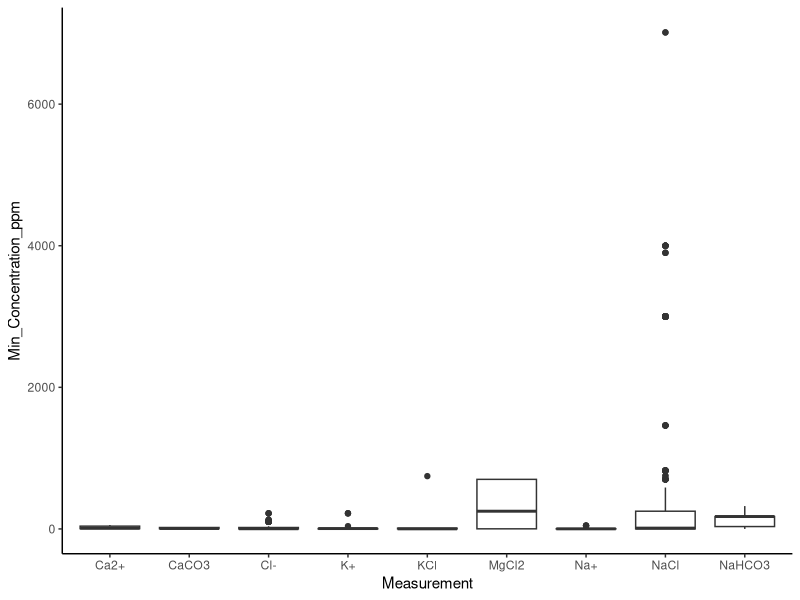

This chart was generated by the following R code:
## ---- chunk 1

library(tidyverse)

## ---- chunk 2
DATA <- read_csv("data/ConvertedSalts_Clean.csv")

## ---- chunk 3


DATA %>% 
  filter(Measurement %in% c("CaCO3","Ca2+", "NaHCO3", "NaCl", "KCl", "Cl-", "K+", "Na+", "MgCl2")) %>%
  ggplot(aes(x = Measurement, y = Min_Concentration_ppm))+
  geom_boxplot()+
  theme_classic()

#length(DATA$Measurement[DATA$Measurement == "HCO3-"])                                     
                                           
unique(DATA$Measurement)


## ---- chunk 4



## ---- chunk 5




